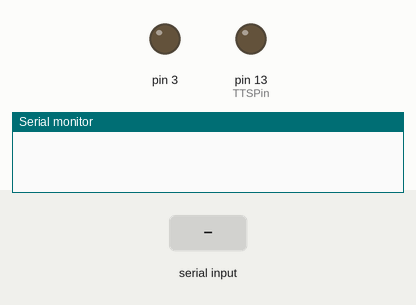
A sketch run on a simulated Arduino Uno, built with avr-gcc and run on an emulated ATmega328P. On the bench: output pins drawn as LEDs (lit = HIGH), the last lines printed to the serial monitor. The inputs (shaded band) are chosen by the test bench.

Above: at 1.2 s.
1.3 s: "90,45\n" received over Serial
At 1.8 s:
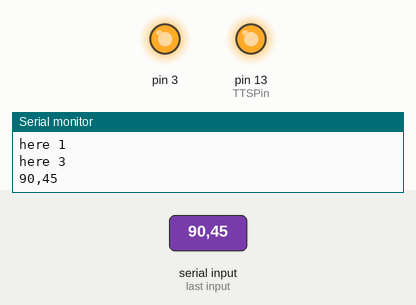
4.3 s: "30,150\n" received over Serial
At 7.1 s:
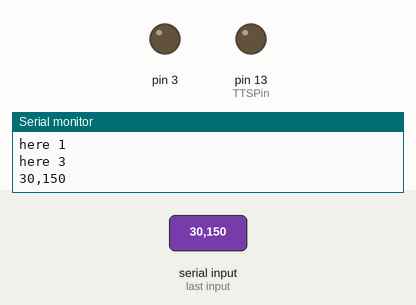
7.3 s: "+\n" received over Serial
Timing chart, 0 to 10.3 s (numbered marks = the images above; inputs shaded):
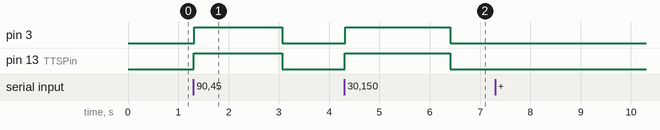

The sketch:

Audio_Amp_TTS.ino
```cpp
#include <english.h>
#include <TTS.h>

#include "TTS.h"

TTS tts(3);
int TTSPin = 13;

void setup(void) {
  Serial.begin(9600);
  pinMode(TTSPin, OUTPUT);
}

char line[80];
int pos = 0;

void loop(void) {
  if (Serial.available() > 0) {
//    Serial.println("available");
    char c = (char)Serial.read();
    Serial.print(c);
    if (c == '\n') {
      Serial.println("here 1");
      digitalWrite(TTSPin, HIGH);
      line[pos++] = 0;
      if (line[0] == '+') {
        Serial.println("here 2");
        int p = atoi(line+1);
        tts.setPitch(p);
      } else {
        Serial.println("here 3");
        Serial.println(line);
        tts.sayText(line);
      }
      pos = 0;
      digitalWrite(TTSPin, LOW);
    } else
      line[pos++] = c;
  }
}
```

Measured:
- after the input at 1.3 s, pin 3: LOW → HIGH at once, → LOW 1.7 s later; pin 13 (TTSPin): LOW → HIGH at once, → LOW 1.8 s later
- after the input at 4.3 s, pin 3, pin 13 (TTSPin): LOW → HIGH at once, → LOW 2.1 s later
